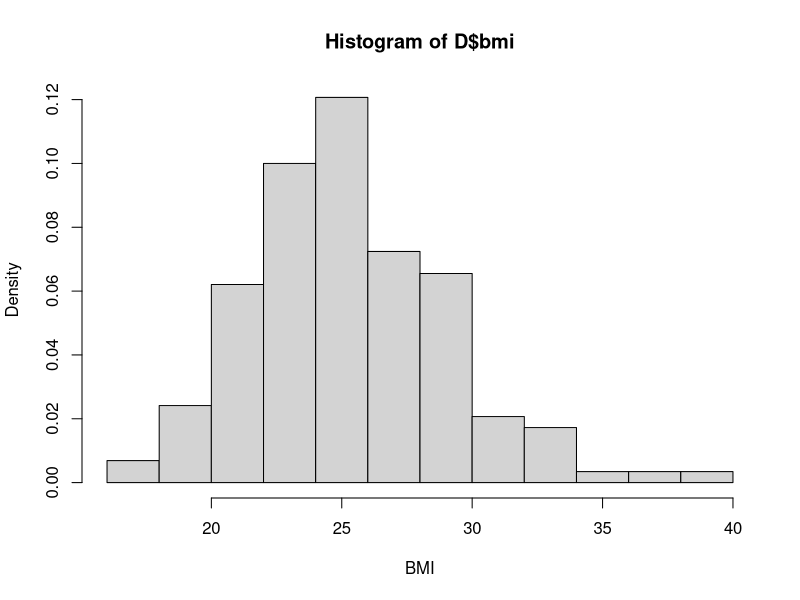
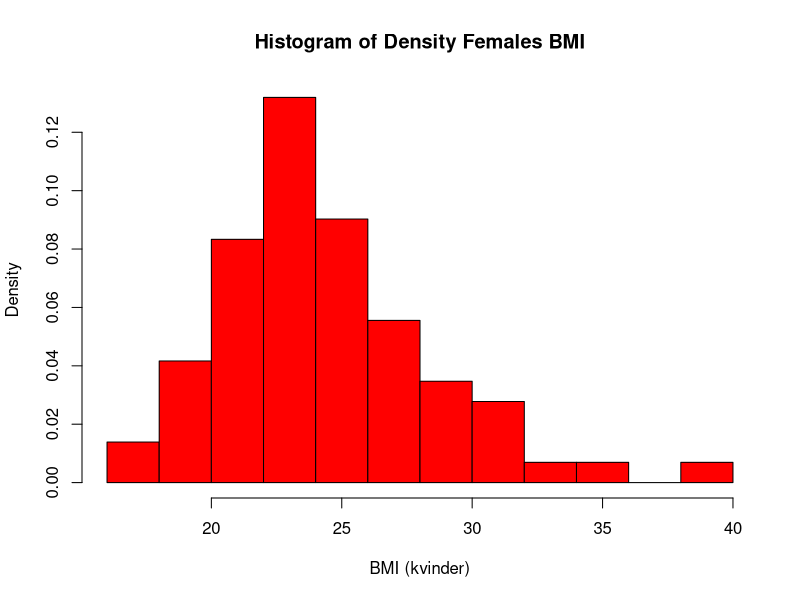
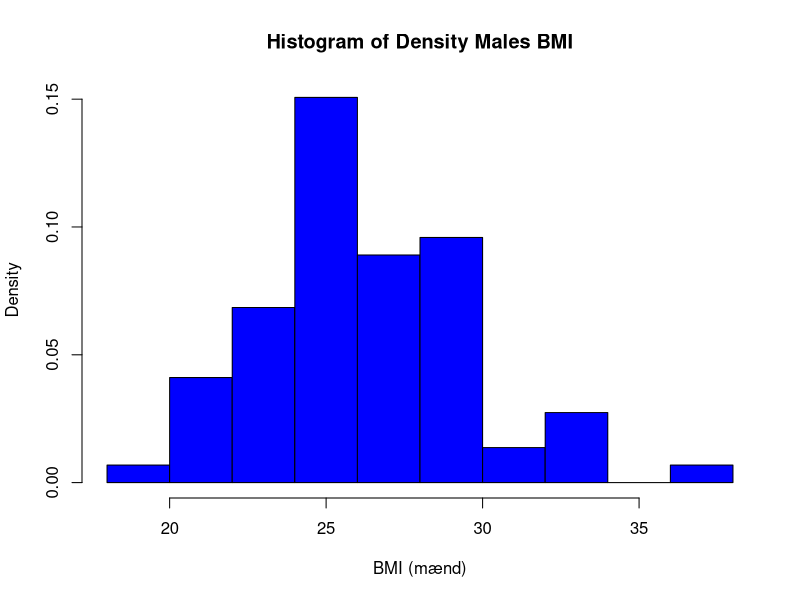
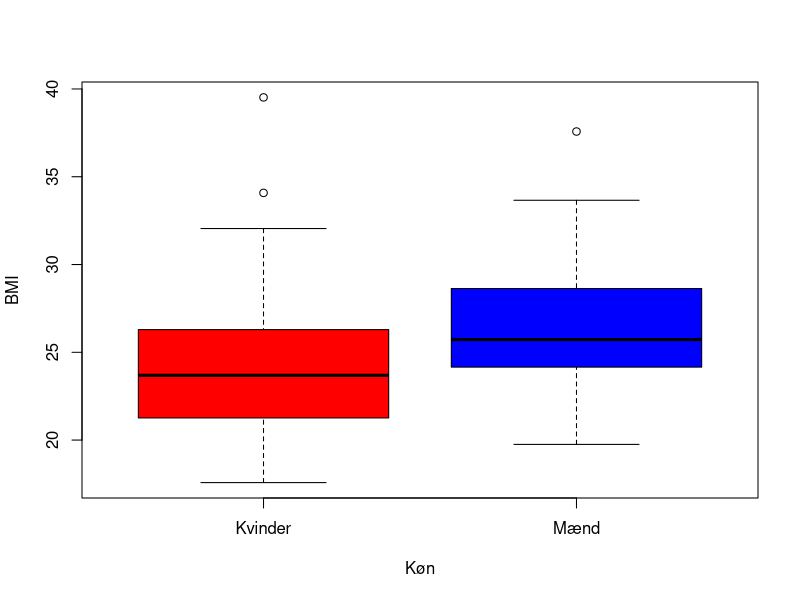
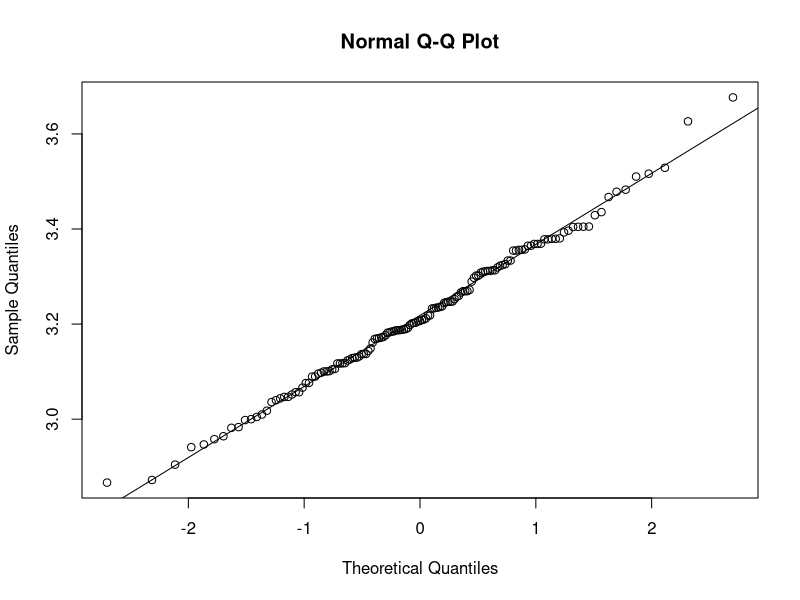
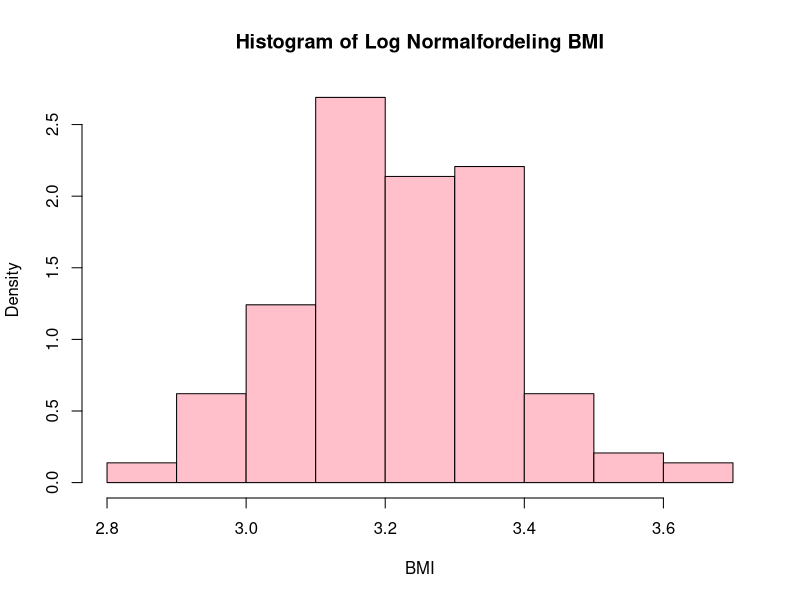
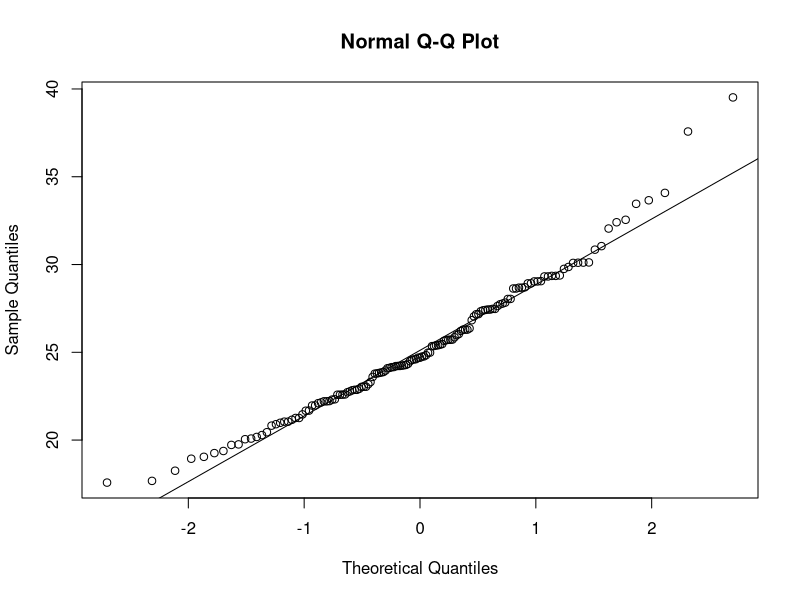

The R script that drew these images, in order:

###########################################################################
## Sæt working directory

## I RStudio kan man nemt sætte working directory med menuen 
## "Session -> Set Working Directory -> To Source File Location" 
## Bemærk: i R bruges kun "/" til separering i stier 
## (altså ingen backslash).
setwd("C:\\Users\\bruger\\Desktop\\Mapper\\BMI Projekt\\bmi1")
install.packages("rmarkdown")


###########################################################################
## Indlæs data

## Indlæs data fra bmi1_data.csv
D <- read.table("bmi1_data.csv", header=TRUE, sep=";", as.is=TRUE)


###########################################################################
## Simpel opsummering af data

## Dimensionen af D (antallet af rækker og søjler)
dim(D)
## Søjle-/variabelnavne
names(D)
## De første rækker/observationer
head(D)
## De sidste rækker/observationer
tail(D)
## Udvalgte opsummerende størrelser
summary(D)
## En anden type opsummering af datasættet
str(D)


###########################################################################
## Beregn BMI

## Beregn BMI og tilføj som ny variabel i D
D$bmi <- D$weight/(D$height/100)^2


###########################################################################
## Histogram (empirisk tæthed)

## Histogram der beskriver den empiriske tæthed for BMI
## (histogram for BMI normaliseret så arealet er lig 1)
hist(D$bmi, xlab="BMI", prob=TRUE)


###########################################################################
## Deldatasæt vha. 'subset'

## Opdel i to deldatasæt (hhv. kvinder og mænd)
Dfemale <- subset(D, gender == 0)
Dmale <- subset(D, gender == 1)


###########################################################################
## Density histogrammer for kvinder hhv. mænd

## Density histogrammer der beskriver den empiriske
## tæthed for BMI for hhv. kvinder og mænd
hist(Dfemale$bmi, main = "Histogram of Density Females BMI", col = "red",xlab="BMI (kvinder)", prob=TRUE)
hist(Dmale$bmi, main = "Histogram of Density Males BMI", xlab="BMI (mænd)", col = "blue" , prob=TRUE)


###########################################################################
## Boxplot opdelt efter køn

## Boxplot af BMI opdelt efter køn
boxplot(Dfemale$bmi, Dmale$bmi, names=c("Kvinder", "Mænd"), 
        xlab="Køn", col=c('red','blue'), ylab="BMI")


###########################################################################
## Opsummerende størrelser for BMI

## Antal observationer i alt
## (medregner ej eventuelle manglende værdier)
sum(!is.na(D$bmi))
## Antal observationer for kvinder
sum(!is.na(Dfemale$bmi))
## Antal observationer for mænd
sum(!is.na(Dmale$bmi))
## Stikprøvegennemsnit (ej kønsopdelt)
mean(D$bmi, na.rm=TRUE)
## Stikprøvevarians (ej kønsopdelt)
var(D$bmi, na.rm=TRUE)
## Stikprøvegennemsnit for kvinder
mean(Dfemale$bmi, na.rm = TRUE)
## Stikprøvevarians for kvinder
var(Dfemale$bmi, na.rm = TRUE)
## Stikprøvegennemsnit for mænd
mean(Dmale$bmi, na.rm = TRUE)
## Stikprøvevarians for mænd
var(Dmale$bmi, na.rm = TRUE)
## Standardafvigelse i alt
sd (D$bmi)
## Standardafvigelse for kvinder
sd (Dfemale$bmi, na.rm = TRUE)
## Standardafvigelse for mænd
sd (Dmale$bmi, na.rm = TRUE)
## Nedre Kvartil Øvre Kvartil og Median i alt
summary(D$bmi)
## Nedre Kvartil Øvre Kvartil og Median for kvinder
summary(Dfemale$bmi)
## Nedre Kvartil Øvre Kvartil og Median for mænd
summary (Dmale$bmi)

quantile(Dfemale$bmi)
quantile(Dmale$bmi)
## osv. 
##
## Argumentet 'na.rm=TRUE' sørger for at størrelsen
## udregnes selvom der eventuelt er manglende værdier


###########################################################################
## qq-plot til modelkontrol

## Ny variabel 'logbmi' med log-transformeret BMI
D$logbmi <- log(D$bmi)
## qq-plot for log-transformeret BMI
qqnorm(D$logbmi)
qqline(D$logbmi)

hist(D$logbmi, main = "Histogram of Log Normalfordeling BMI", xlab = "BMI", prob=TRUE, col = "pink")

mean(D$logbmi)
var(D$logbmi)

mean(D$bmi)
var(D$bmi)

qqnorm(D$bmi)
qqline(D$bmi)

mean(D$logbmi)+(qt(0.975,length(D$logbmi)-1))*(sd(D$logbmi)/sqrt(145))
mean(D$logbmi)-(qt(0.975,length(D$logbmi)-1))*(sd(D$logbmi)/sqrt(145))

exp(mean(D$logbmi))

exp(mean(D$logbmi)-(qt(0.975,length(D$logbmi)-1))*(sd(D$logbmi)/sqrt(145)))
exp(mean(D$logbmi)+(qt(0.975,length(D$logbmi)-1))*(sd(D$logbmi)/sqrt(145)))

mean(Dmale$logbmi)+(qt(0.975,length(Dmale$logbmi)-1))*(sd(Dmale$logbmi)/sqrt(145))
mean(Dmale$logbmi)-(qt(0.975,length(Dmale$logbmi)-1))*(sd(Dmale$logbmi)/sqrt(145))

###########################################################################
## T-test for en enkelt stikprøve

sd(D$logbmi)

t.test(D$logbmi, mu=log(25))

## T-test for en enkelt stikprøve foretaget på log-transformeret BMI
t.test(D$logbmi, mu=log(25))


###########################################################################
## Konfidensinterval (KI) for middelværdi og median

## Udtag data kun for kvinder
Dfemale <- subset(D, gender == 0)
## KI for middelværdien af log-BMI for kvinder
KI <- t.test(Dfemale$logbmi, conf.level=0.95)$conf.int
KI
## Transformer tilbage for at få KI for median BMI for kvinder
exp(KI)


###########################################################################
## Welch t-test for sammenligning af to stikprøver

## Sammenligning af logBMI for kvinder og mænd
t.test(D$logbmi[D$gender == 0], D$logbmi[D$gender == 1])


###########################################################################
## Beregning af korrelation

## Beregning af korrelation mellem udvalgte variable
cor(D[,c("weight","fastfood","bmi")], use="pairwise.complete.obs")

  
###########################################################################
## Delmængder i R

## Ekstra bemærkning om måder at udtage delmænger i R
##
## En logisk (logical) vektor med sandt (TRUE) eller falsk (FALSE) for 
## hver værdi i en kolonne i D - f.eks: Find alle kvinder i datasættet
D$gender == 0
## Vektoren kan bruges til at udtage data for kvinderne
D[D$gender == 0, ]
## Alternativt kan man bruge funktionen 'subset'
subset(D, gender == 0)
## Mere komplekse logiske udtryk kan laves, f.eks.: 
## Find alle kvinder under 55 kg
subset(D, gender == 0 & weight < 55)


###########################################################################
## Flere R-tips

## Lav en for-løkke med beregning af et par opsummerende størrelser
## og gem resultatet i en ny data.frame
Tbl <- data.frame()
for(i in 0:1){
  Tbl[i+1, "mean"] <- mean(D$bmi[D$gender == i])
  Tbl[i+1, "var"] <- var(D$bmi[D$gender == i])
}
row.names(Tbl) <- c("Kvinder","Mænd")
## Se hvad der er i Tbl
Tbl

## I R er der endnu mere kortfattede måder sådanne udregninger kan 
## udføres. For eksempel
aggregate(D$bmi, by=list(D$gender), function(x){ 
  c(mean=mean(x), var=var(x)) 
})
## Se flere smarte funktioner med: ?apply, ?aggregate og ?lapply
## og for ekstremt effektiv databehandling se f.eks. pakkerne: dplyr,
## tidyr, reshape2 og ggplot2.

## LaTeX tips:
##
## R-pakken "xtable" kan generere LaTeX tabeller og skrive dem direkte 
## ind i en fil, som derefter kan inkluderes i et .tex dokument.
## 
## R-pakken "knitr" kan anvendes meget elegant til at lave et .tex 
## dokument der inkluderer R-koden direkte i dokumentet. Dette 
## dokument og bogen er lavet med knitr.